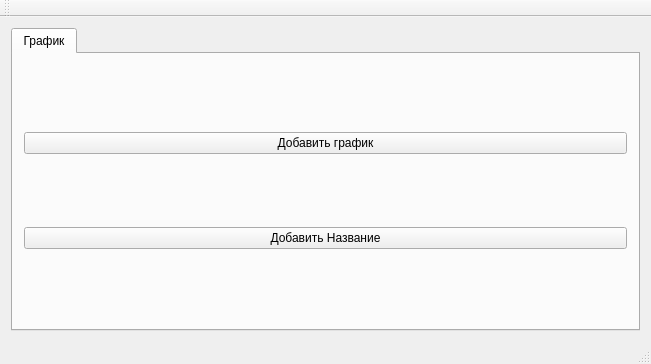
<?xml version="1.0" encoding="UTF-8"?>
<ui version="4.0">
 <class>MainWindow</class>
 <widget class="QMainWindow" name="MainWindow">
  <property name="geometry">
   <rect>
    <x>0</x>
    <y>0</y>
    <width>651</width>
    <height>364</height>
   </rect>
  </property>
  <property name="windowTitle">
   <string>MainWindow</string>
  </property>
  <widget class="QWidget" name="centralWidget">
   <layout class="QGridLayout" name="gridLayout_3">
    <item row="0" column="0">
     <widget class="QTabWidget" name="tabWidget">
      <property name="currentIndex">
       <number>0</number>
      </property>
      <widget class="QWidget" name="tab_3">
       <attribute name="title">
        <string>График</string>
       </attribute>
       <layout class="QGridLayout" name="gridLayout_5">
        <item row="2" column="0">
         <layout class="QGridLayout" name="gridLayout_4"/>
        </item>
        <item row="1" column="0">
         <widget class="QPushButton" name="pushButton_2">
          <property name="text">
           <string>Добавить Название</string>
          </property>
          <property name="checkable">
           <bool>true</bool>
          </property>
         </widget>
        </item>
        <item row="0" column="0">
         <widget class="QPushButton" name="pushButton">
          <property name="text">
           <string>Добавить график</string>
          </property>
         </widget>
        </item>
       </layout>
      </widget>
     </widget>
    </item>
   </layout>
  </widget>
  <widget class="QMenuBar" name="menuBar">
   <property name="geometry">
    <rect>
     <x>0</x>
     <y>0</y>
     <width>651</width>
     <height>25</height>
    </rect>
   </property>
  </widget>
  <widget class="QToolBar" name="mainToolBar">
   <attribute name="toolBarArea">
    <enum>TopToolBarArea</enum>
   </attribute>
   <attribute name="toolBarBreak">
    <bool>false</bool>
   </attribute>
  </widget>
  <widget class="QStatusBar" name="statusBar"/>
 </widget>
 <layoutdefault spacing="6" margin="11"/>
 <resources/>
 <connections/>
</ui>
